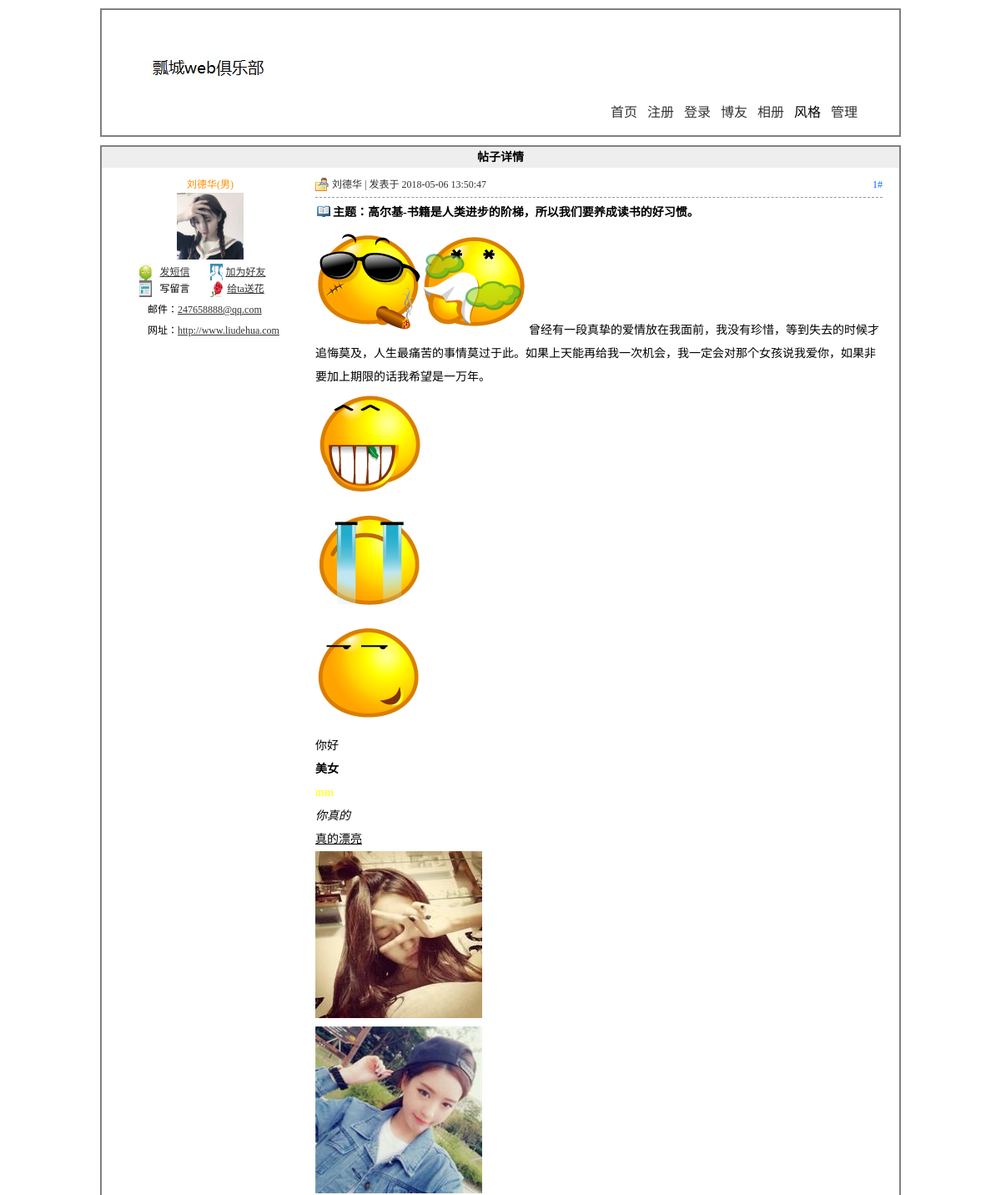
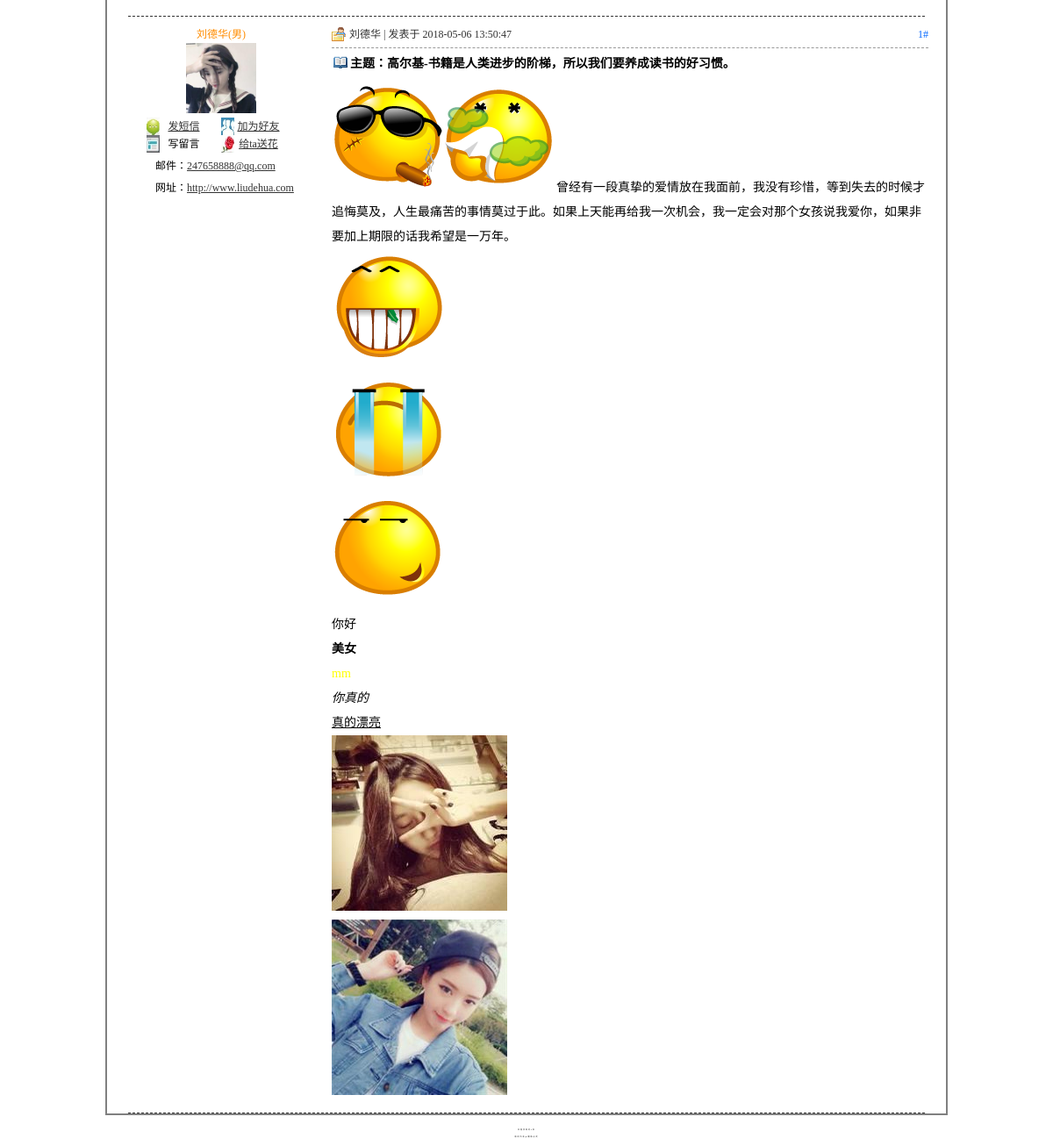
Page /article11.php?id=1 on the committed database (2 pictures, top to bottom).
### tables this page shows
CREATE TABLE IF NOT EXISTS `tg_article` (
  `tg_id` mediumint(8) unsigned NOT NULL AUTO_INCREMENT,
  `tg_reid` mediumint(8) unsigned NOT NULL DEFAULT '0',
  `tg_username` varchar(20) NOT NULL COMMENT '//发帖人',
  `tg_type` tinyint(2) unsigned NOT NULL COMMENT '//发帖类型',
  `tg_title` varchar(40) NOT NULL COMMENT '//发帖标题',
  `tg_content` text NOT NULL COMMENT '//发帖内容',
  `tg_readcount` smallint(5) unsigned NOT NULL DEFAULT '0' COMMENT '//读贴数目',
  `tg_commendcount` smallint(5) unsigned NOT NULL DEFAULT '0' COMMENT '//评论帖子数目',
  `tg_last_modify` datetime NOT NULL COMMENT '//最后修改时间',
  `tg_date` datetime NOT NULL,
  PRIMARY KEY (`tg_id`)
);

### includes/mysql.func.php (called while the page is built, shortened)
<?php
function _query($sql){
	if(!$result=mysql_query($sql)){
		exit('SQL语句执行失败');
	}
	return $result;
}
function _fetch_array($sql){
	return mysql_fetch_array(_query($sql),MYSQL_ASSOC);
}
?>

### article11.php (the view, shortened to what this page needs)
<?php
	require dirname(__FILE__)."./includes/common.inc.php";
	if(isset($_GET['id'])){
		if(!!$rows=_fetch_array("SELECT
										tg_id,tg_username,
										tg_type,tg_title,tg_content,
										tg_readcount,tg_commendcount,tg_date
									FROM tg_article
									WHERE tg_reid=0	AND
									 tg_id='{$_GET['id']}'")){
			$_html=array();
			$_html['reid']=$rows['tg_id'];
		   	$_html['username']=$rows['tg_username'];
		   	$_html['type']=$rows['tg_type'];
		   	$_html['title']=$rows['tg_title'];
		   	$_html['content']=$rows['tg_content'];
		   	$_html['readcount']=$rows['tg_readcount'];
		   	$_html['commendcount']=$rows['tg_commendcount'];
		   	$_html['date']=$rows['tg_date'];
			if(!!$rows=_fetch_array("SELECT tg_id,tg_sex,tg_face,tg_email,tg_url FROM tg_user WHERE tg_username='{$_html['username']}'")){
				$_html['userid']=$rows['tg_id'];
				$_html['sex']=$rows['tg_sex'];
			   	$_html['face']=$rows['tg_face'];
			   	$_html['email']=$rows['tg_email'];
			   	$_html['url']=$rows['tg_url'];
			   	$_html=_html($_html);
			}else{
			}
		}else{
			_alert_back('此主题不存在哦！');
		}
	}else{
		_alert_back("非法操作！");
	}
?>
<!DOCTYPE html>
<html>
	<head>
		<?php require ROOT_PATH."includes/title.inc.php";?>
	</head>
	<body>
		<?php
			require ROOT_PATH."includes/header.inc.php";
		?>
		<div id="article">
			<h2>帖子详情</h2>
			<div id="subject">
				<dl>
					<dd class="user"><?php echo $_html['username'];?>(<?php echo $_html['sex']?>)</dd>
					<dt><img src="<?php echo $_html['face'] ?>" title="<?php echo $_html['username']?>"/></dt>
					<dd class="message"><a href="javascript:;" name="message" title="<?php echo $_html['userid']?>">发短信</a></dd>
					<dd class="friend"><a href="javascript:;" name="friend" title="<?php echo $_html['userid']?>"
						onclick="javascript:window.open('friend.php','friend','width=400,height=250,top=200,left=200')">
						加为好友</a></dd>
					<dd class="guest">写留言</dd>
					<dd class="flower"><a href="javascript:;" name="flower" title="<?php echo $_html['userid']?>"
						onclick="javascript:window.open('flower.php','flower','width=400,height=250,top=250,left=300')">
						给ta送花</a>
					</dd>
					<dd class="email">邮件：<a href="<?php echo $_html['email']?>"><?php echo $_html['email']?></a></dd>
					<dd class="url">网址：<a href="<?php echo $_html['url']?>"><?php echo $_html['url']?></a></dd>
				</dl>
				<div class="content">
					<div class="user">
						<span>1#</span><?php echo $_html['username']?>  | 发表于 <?php echo $_html['date']?>
					</div>
					<h3><img src="img/icon<?php echo $_html['type']?>.jpg" alt="icon" title="icon<?php echo $_html['type']?>.jpg"/>主题：<?php echo $_html['title']?></h3>
					<div class="detail">
						<?php echo _ubb($_html['content'])?>
					</div>
				</div>
			</div>
			<p class="line"></p>
			<div class="re">
				<dl>
					<dd class="user"><?php echo $_html['username'];?>(<?php echo $_html['sex']?>)</dd>
					<dt><img src="<?php echo $_html['face'] ?>" title="<?php echo $_html['username']?>"/></dt>
					<dd class="message"><a href="javascript:;" name="message" title="<?php echo $_html['userid']?>">发短信</a></dd>
					<dd class="friend"><a href="javascript:;" name="friend" title="<?php echo $_html['userid']?>"
						onclick="javascript:window.open('friend.php','friend','width=400,height=250,top=200,left=200')">
						加为好友</a></dd>
					<dd class="guest">写留言</dd>
					<dd class="flower"><a href="javascript:;" name="flower" title="<?php echo $_html['userid']?>"
						onclick="javascript:window.open('flower.php','flower','width=400,height=250,top=250,left=300')">
						给ta送花</a>
					</dd>
					<dd class="email">邮件：<a href="<?php echo $_html['email']?>"><?php echo $_html['email']?></a></dd>
					<dd class="url">网址：<a href="<?php echo $_html['url']?>"><?php echo $_html['url']?></a></dd>
				</dl>
				<div class="content">
					<div class="user">
						<span>1#</span><?php echo $_html['username']?>  | 发表于 <?php echo $_html['date']?>
					</div>
					<h3><img src="img/icon<?php echo $_html['type']?>.jpg" alt="icon" title="icon<?php echo $_html['type']?>.jpg"/>主题：<?php echo $_html['title']?></h3>
					<div class="detail">
						<?php echo _ubb($_html['content'])?>
					</div>
				</div>
			</div>
			<p class="line"></p>
		</div>
		<?php
			require ROOT_PATH."includes/footer.inc.php";
		?>
	</body>
</html>

### includes/global.func.php (shortened to what this page needs)
<?php
function _html($string){
	if(is_array($string)){
		foreach($string as $_key=>$_value){
		$string[$_key]=_html($_value);
		}
	}else{
		$string=htmlspecialchars($string);
	}
	return $string;
}
function _ubb($_string){
	$_string=nl2br($_string);
	$_string=preg_replace('/\[b\](.*)\[\/b\]/U','<strong>\1</strong>',$_string);
	$_string=preg_replace('/\[i\](.*)\[\/i\]/U','<em>\1</em>',$_string);
	$_string=preg_replace('/\[u\](.*)\[\/u\]/U','<span style="text-decoration: underline">\1</span>',$_string);
	$_string=preg_replace('/\[size=(.*)\](.*)\[\/size\]/U','<span style="font-size: \1px">\2</span>',$_string);
	$_string=preg_replace('/\[img\](.*)\[\/img\]/U','<img src="\1" alt="图片"/>',$_string);
	$_string=preg_replace('/\[flash\](.*)\[\/flash\]/U','<embed style="width:400px;height:400px" src="\1"/>',$_string);
	$_string=preg_replace('/\[color=(.*)\](.*)\[\/color\]/U','<span style="color:\1">\2</span>',$_string);
	$_string=preg_replace('/\[url\](.*)\[\/url\]/U','<a href="\1">\1</a>',$_string);
	$_string=preg_replace('/\[email\](.*)\[\/email\]/U','<a href="\1">\1</a>',$_string);
	return $_string;
}
?>

### css/css1/base.css (style rules this page uses)
* { padding: 0; margin: 0; }
body { width: 960px; margin: 0 auto;; background-color: #fff; }
h2 { background: #eee; font-size: 14px; height: 25px; line-height: 25px; text-indent: 10px; }

### css/css1/article.css (style rules this page uses)
#article { width: auto; min-height: 800px; border: 2px solid gray; font-size: 12px; }
#article h2 { text-indent: 0; text-align: center; }
#article #subject dl { width: 170px; float: left; padding: 10px 0 0 45px; }
#article #subject dl dd { width: 85px; height: 20px; line-height: 20px; text-align: center; float: left; }
#article #subject dl dd.email { width: 220px; padding: 5px 0 0 10px; text-align: left; }
#article #subject dl dd.url { width: 250px; padding: 5px 0 0 10px; text-align: left; }
#article #subject dl dd.user { width: 170px; color: darkorange; text-align: center; }
#article #subject dl dd.message { background: url(../../img/1.jpg) no-repeat 0 center; background-size: 15px 100%; }
#article #subject dl dd.friend { background: url(../../img/2.jpg) no-repeat 0px center; background-size: 15px 100%; }
#article #subject dl dd.guest { background: url(../../img/3.jpg) no-repeat 0 center; background-size: 15px 100%; }
#article #subject dl dd.flower { background: url(../../img/4.jpg) no-repeat 0px center; background-size: 15px 100%; }
#article div.content { float: right; width: 680px; padding: 5px 20px 0 0; }
#article div.content .user { border-bottom: #999999 dashed 1px; background: url(../../img/user.jpg) no-repeat left center; padding: 0 0 0 20px; color: #333333; height: 30px; line-height: 30px; }
#article div.content .user span { float: right; color: #0066FF; }
#article div.content h3 { font-size: 14px; height: 35px; line-height: 35px; }
#article div.content h3 img { position: relative; top: 2px; left: 2px; margin: 0 5px 0 0; }
#article div.content .detail { line-height: 200%; font-size: 14px; }
#article p.line { width: 95%; clear: both; height: 10px; border-bottom: #333333 dashed 1px; margin: 0 auto; }
#article #subject dl dt { width: 170px; margin: 0 0 5px 0; }
#article #subject dl dt img { width: 80px; height: 80px; cursor: pointer; display: block; margin: 0 auto; }
#article #subject dl dd a { color: #333; }
#article div.re dl { width: 170px; float: left; padding: 10px 0 0 45px; }
#article div.re dl dd { width: 85px; height: 20px; line-height: 20px; text-align: center; float: left; }
#article div.re dl dd.email { width: 220px; padding: 5px 0 0 10px; text-align: left; }
#article div.re dl dd.url { width: 250px; padding: 5px 0 0 10px; text-align: left; }
#article div.re dl dd.user { width: 170px; color: darkorange; text-align: center; }
#article div.re dl dd.message { background: url(../../img/1.jpg) no-repeat 0 center; background-size: 15px 100%; }
#article div.re dl dd.friend { background: url(../../img/2.jpg) no-repeat 0px center; background-size: 15px 100%; }
#article div.re dl dd.guest { background: url(../../img/3.jpg) no-repeat 0 center; background-size: 15px 100%; }
#article div.re dl dd.flower { background: url(../../img/4.jpg) no-repeat 0px center; background-size: 15px 100%; }
#article div.re dl dt { width: 170px; margin: 0 0 5px 0; }
#article div.re dl dt img { width: 80px; height: 80px; cursor: pointer; display: block; margin: 0 auto; }
#article div.re dl dd a { color: #333; }

### rows in the picture
tg_article: tg_username "刘德华", tg_date "2018-05-06 13:50:47", tg_title "高尔基-书籍是人类进步的阶梯，所以我们要养成读书的好习惯。", tg_content (picture), tg_content "曾经有一段真挚的爱情放在我面前，我没有珍惜，等到失去的时候才追悔莫及，人生最痛苦的事情莫过于此。如果上天能再给我一次机会，我一定会对那个女孩说我爱你，如果非要加上期限的话我希望是一万年。 你好 美女 mm 你真的 真的漂亮 曾经有一段真挚的爱情放在我面前，我没有珍惜，等到失去的时候才追悔莫及，人生最痛苦的事情莫过于此。如果上天能再给我一次机会，我一定会对那个女孩说我爱你，如果非要加上期限的话我希望是一万年。 你好 美女 mm 你真的 真的漂亮"

### other values in the picture
$_html['sex'] "男"
$_html['email'] "247658888@qq.com"
$_html['url'] "http://www.liudehua.com"
